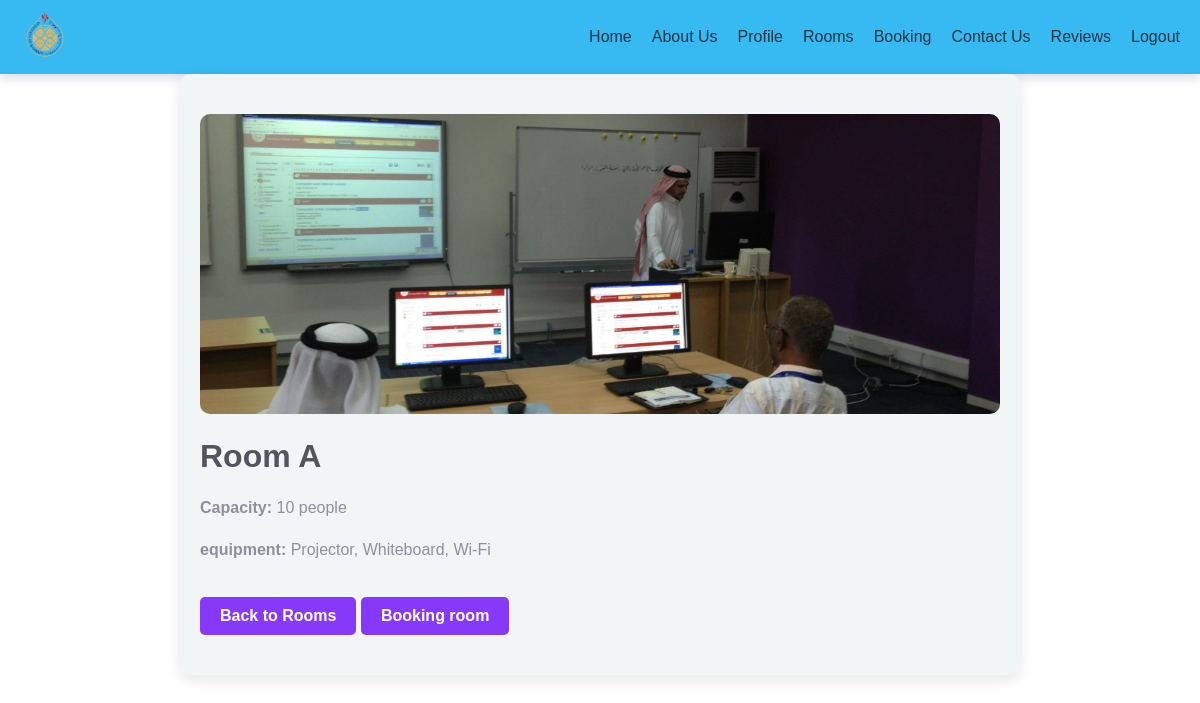
Page /room_details.php?room=1 on the committed database.
### tables this page shows
CREATE TABLE `rooms` (
  `id` int(11) NOT NULL,
  `name` varchar(100) NOT NULL,
  `equipment` text NOT NULL,
  `capacity` int(11) NOT NULL,
  `image` varchar(255) NOT NULL
);

### room_details.php (the view, shortened to what this page needs)
<?php
include 'connection.php';
include 'header.php';
if (isset($_GET['room']) && is_numeric($_GET['room'])) {
    $roomId = $_GET['room'];
    $sql = "SELECT * FROM rooms WHERE id = ?";
    $stmt = $conn->prepare($sql);
    $stmt->bind_param("i", $roomId);
    $stmt->execute();
    $result = $stmt->get_result();
    if ($result->num_rows > 0) {
        $room = $result->fetch_assoc();
    } else {
        echo "<p>Room not found.</p>";
        $room = null;
    }
} else {
    echo "<p>Invalid room ID.</p>";
    $room = null;
}
?>
<!DOCTYPE html>
<html lang="en">
<head>
</head>
<body>
<section class="room-details">
    <?php if ($room): ?>
        <img src="images/<?php echo htmlspecialchars($room['image']); ?>" alt="<?php echo htmlspecialchars($room['name']); ?>">
        <h1><?php echo htmlspecialchars($room['name']); ?></h1>
        <p><strong>Capacity:</strong> <?php echo !empty($room['capacity']) ? htmlspecialchars($room['capacity']) : 'Not specified'; ?> people</p>
        <p><strong>equipment:</strong> <?php echo !empty($room['equipment']) ? htmlspecialchars($room['equipment']) : 'No equipment available.'; ?></p>
        <a href="rooms.php" class="back-btn">Back to Rooms</a>
       <?php
                 echo '<a href="booking.php?room=' . htmlspecialchars($room['id']) . '" class="book-btn">Booking room</a>'; ?>
    <?php else: ?>
        <p>Room details could not be loaded.</p>
    <?php endif; ?>
</section>
</body>
</html>

### header.php (style rules this page uses)
:root { --colorfirst: #8739F9; --colorSecond: #37B9F1; --colorback: #F2F5F5; --colorShadow: #565360; --colorLabel: #908E9B; --colorDisabled: #E1DFE9; }
body { margin: 0; font-family: Arial, sans-serif; }

### room_details.php (style rules this page uses)
.room-details { padding: 40px 20px; max-width: 800px; margin: auto; background: var(--colorback); box-shadow: 0 5px 15px rgba(0, 0, 0, 0.1); border-radius: 10px; }
.room-details img { width: 100%; height: 300px; object-fit: cover; border-radius: 10px; }
.room-details h1 { color: var(--colorShadow); font-size: 2rem; margin: 20px 0; }
.room-details p { font-size: 1rem; color: var(--colorLabel); line-height: 1.6; margin-bottom: 15px; }
.room-details .back-btn { display: inline-block; margin-top: 20px; padding: 10px 20px; background: var(--colorfirst); color: #fff; text-decoration: none; border-radius: 5px; font-weight: bold; transition: background 0.3s ease; }
.book-btn { display: inline-block; margin-top: 10px; padding: 10px 20px; background: var(--colorfirst); color: #fff; text-decoration: none; border-radius: 5px; font-weight: bold; transition: background 0.3s ease; }

### rows in the picture
rooms: image (picture), name "Room A", capacity "10", equipment "Projector, Whiteboard, Wi-Fi"
